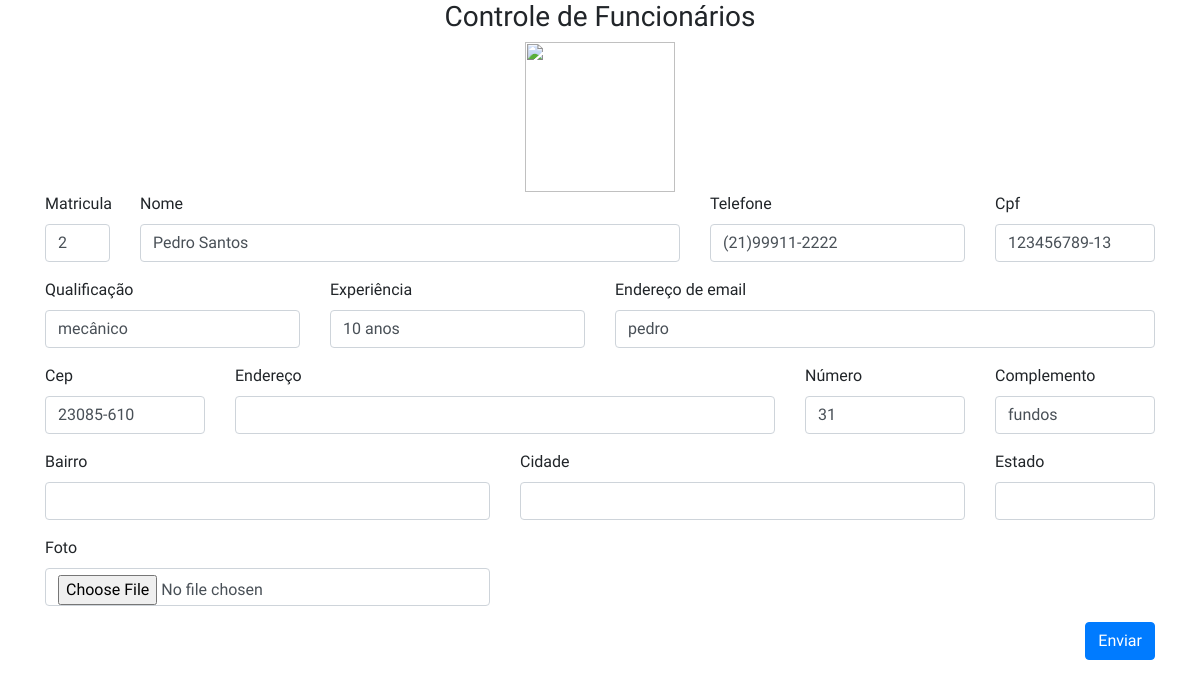
/editar.php?matricula=2, run on the app's committed database.
### tables this page shows
CREATE TABLE `funcionario` (
  `matricula` int(11) NOT NULL,
  `nome` varchar(60) NOT NULL,
  `telefone` varchar(15) NOT NULL,
  `cpf` char(12) NOT NULL,
  `qualificacao` varchar(30) NOT NULL,
  `experiencia` varchar(20) NOT NULL,
  `cep` char(9) NOT NULL,
  `numerocasa` int(11) NOT NULL,
  `complemento` varchar(30) DEFAULT NULL,
  `email` varchar(50) NOT NULL,
  `senha` varchar(255) NOT NULL,
  `status` char(1) NOT NULL,
  `foto` varchar(255) NOT NULL
);

### editar.php (the view)
<?php
    require_once 'conexao.php';
    require_once 'head.php';
    $id = filter_input(INPUT_GET, "matricula", FILTER_SANITIZE_NUMBER_INT);
    $busca = "SELECT * from funcionario where matricula = $id LIMIT 1";
    $resultado= $conn->prepare($busca);
    $resultado->execute();
    if (($resultado) AND ($resultado->rowCount() != 0)) {
        $linha = $resultado->fetch(PDO::FETCH_ASSOC);
        extract($linha);
    }
    else{
        $_SESSION['msg'] = "Funcionário não encontrado!";
        header("Location : relfuncionarios.php");
    }
?>
<form method="POST" action="controlefuncionario.php" enctype="multipart/form-data">
    <div class="container">
        <div class="row">
                <div class="col-md-12 text-center">
                    <h3>Controle de Funcionários</h3>
                </div>
        </div>
        <div class="row">
                <div class="col-md-12 text-center">
                   <img src="<?php echo $foto; ?>" style=width:150px;height:150px;>
                </div>
        </div>
        <div class="row">
            <div class="col-md-1">
                <div class="form-group">
                    <label for="matricula">Matricula</label>
                    <input type="text" class="form-control" name="matricula"
                        value="<?php echo $matricula; ?>"
                    >
                </div>
            </div>
            <div class="col-md-6">
                <div class="form-group">
                    <label for="nome">Nome</label>
                    <input type="text" class="form-control" name="nome"
                    value="<?php echo $nome; ?>"
                    >
                </div>
            </div>
            <div class="col-md-3">
                <div class="form-group">
                    <label for="telefone">Telefone</label>
                    <input type="text" name="telefone" class="form-control" onkeypress="$(this).mask('(00)00000-0000')"
                        value="<?php echo $telefone; ?>"
                    >
                </div>
            </div>
             <div class="col-md-2">
                <div class="form-group">
                    <label for="cpf">Cpf</label>
                    <input type="text" name="cpf" class="form-control" onkeypress="$(this).mask('000.000.000-00');"
                     value="<?php echo $cpf; ?>"
                    >
                </div>
            </div>
        </div>
        <div class="row">
            <div class="col-md-3">
                <div class="form-group">
                    <label for="qualificacao">Qualificação</label>
                    <input type="text" class="form-control" name="qualificacao"
                         value="<?php echo $qualificacao; ?>"
                    >
                </div>
            </div>
            <div class="col-md-3">
                <div class="form-group">
                    <label for="experiencia">Experiência</label>
                    <input type="text" class="form-control" name="experiencia"
                    value="<?php echo $experiencia; ?>"
                    >
                </div>
            </div>
            <div class="col-md-6">
                <div class="form-group">
                    <label for="exampleInputEmail1">Endereço de email</label>
                    <input type="email" name="email" class="form-control" id="exampleInputEmail1" aria-describedby="emailHelp" placeholder="Seu email"
                        value="<?php echo $email; ?>"
                    >
                </div>
            </div>
        </div>
        <div class="row">
            <div class="col-md-2">
                <div class="form-group">
                    <label for="cep">Cep</label>
                    <input type="text" name="cep" class="form-control" id="cep" onblur="pesquisacep(this.value);"
                         value="<?php echo $cep; ?>"
                    >
                </div>
            </div>
            <div class="col-md-6">
                <div class="form-group">
                    <label for="endereco">Endereço</label>
                    <input type="text" class="form-control" id="rua" name="rua">
                </div>
            </div>
            <div class="col-md-2">
                <div class="form-group">
                    <label for="numero">Número</label>
                    <input type="text" class="form-control" name="numero"
                        value="<?php echo $numerocasa; ?>"
                    >
                </div>
            </div>
            <div class="col-md-2">
                <div class="form-group">
                    <label for="complemento">Complemento</label>
                    <input type="text" class="form-control" name="complemento"
                            value="<?php echo $complemento; ?>"
                    >
                </div>
            </div>
        </div>
        <div class="row">
            <div class="col-md-5">
              <div class="form-group">
                 <label for="bairro">Bairro</label><p>
                 <input type="text" class="form-control" id="bairro" name="bairro">
                </div>
            </div>
            <div class="col-md-5">
              <div class="form-group">
                 <label for="cidade">Cidade</label><p>
                 <input type="text" class="form-control" id="cidade" name="cidade">
                </div>
            </div>
            <div class="col-md-2  ">
              <div class="form-group">
                 <label for="uf">Estado</label><p>
                 <input type="text" class="form-control" id="uf" name="uf">
                </div>
            </div>
        </div>
        <div class="row">
            <div class="col-md-5  ">
              <div class="form-group">
                 <label for="foto">Foto</label><p>
                 <input type="file" class="form-control" name="foto">
                </div>
            </div>
        </div>
        <div class="row">
            <div class="col-md-12 text-right">
                <div class="form-group">
                    <input type="submit" class="btn btn-primary" value="Enviar" name="btneditar">
                </div>
            </div>
        </div>
    </div>
</form>
<?php
require_once 'footeradm.php';
?>

### login.css (style rules this page uses)
html,body { background-image: url(''); background-size: cover; background-repeat: no-repeat; height: 100%; font-family: 'Numans', sans-serif; }
.container { height: 100%; align-content: center; }

### data on the page
funcionario: matricula "2", nome "Pedro Santos", telefone "(21)99911-2222", cpf "123456789-13", qualificacao "mecânico", experiencia "10 anos", email "pedro", cep "23085-610", numero "31", complemento "fundos"
